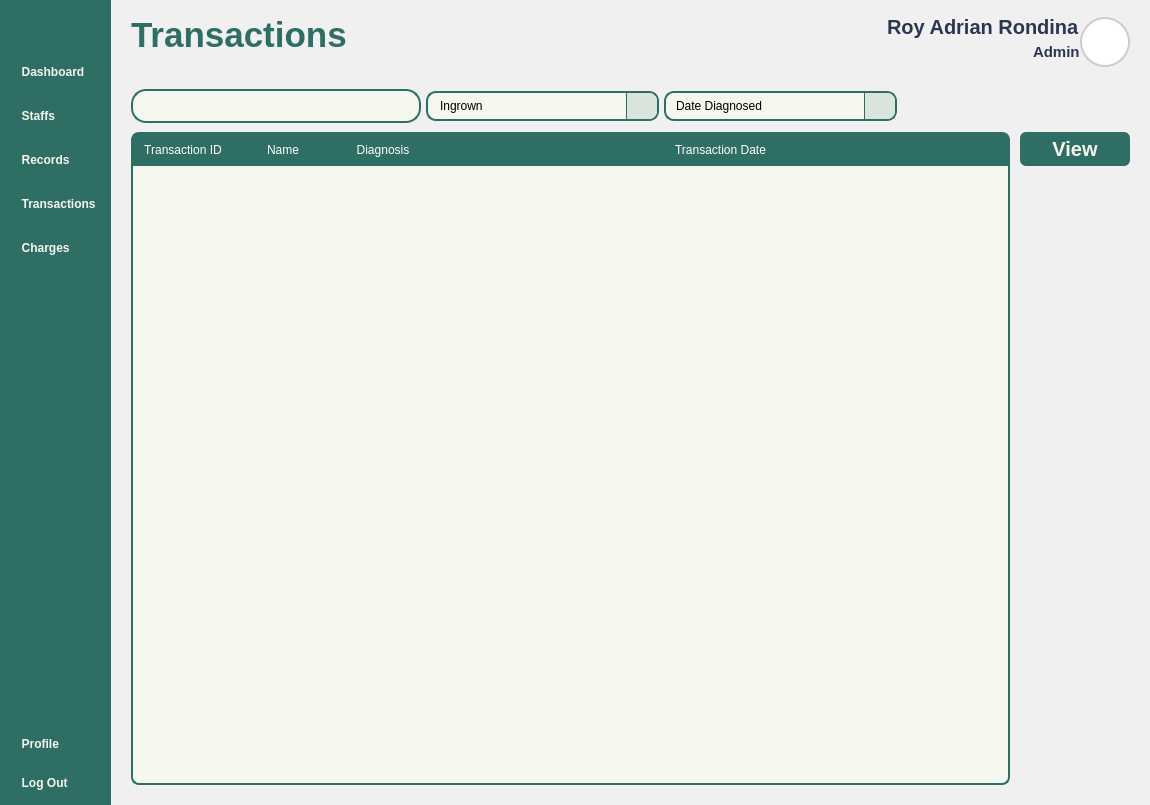
<?xml version="1.0" encoding="UTF-8"?>
<ui version="4.0">
 <class>MainWindow</class>
 <widget class="QMainWindow" name="MainWindow">
  <property name="windowModality">
   <enum>Qt::ApplicationModal</enum>
  </property>
  <property name="geometry">
   <rect>
    <x>0</x>
    <y>0</y>
    <width>1150</width>
    <height>805</height>
   </rect>
  </property>
  <property name="sizePolicy">
   <sizepolicy hsizetype="Expanding" vsizetype="Expanding">
    <horstretch>0</horstretch>
    <verstretch>0</verstretch>
   </sizepolicy>
  </property>
  <property name="baseSize">
   <size>
    <width>1150</width>
    <height>805</height>
   </size>
  </property>
  <property name="windowTitle">
   <string>MainWindow</string>
  </property>
  <property name="styleSheet">
   <string notr="true">#centralwidget {
	background-color: #f0f0f0;
}
*{
	padding: 0px;
	margin: 0px;
	border: 0px;
}
QPushButton {
	font: 900 16pt &quot;Satoshi Black&quot;;
	background-color: transparent;
 	border-radius: 10px;
	font-weight: bold;	
	color: #F4F7ED;
	text-align: left;
	padding: 5px 5px;
}
#NavBar {
    background-color: #2E6E65; 
}
QLabel {
	font: 900 10pt &quot;Satoshi Black&quot;;
	font-size: 20px;
	font-weight: bold;
	color: #2E6E65;
	qproperty-alignment: 'AlignLeft';
    qproperty-wordWrap: true;
	background: transparent;
}

</string>
  </property>
  <widget class="QWidget" name="centralwidget">
   <property name="sizePolicy">
    <sizepolicy hsizetype="Expanding" vsizetype="Expanding">
     <horstretch>0</horstretch>
     <verstretch>0</verstretch>
    </sizepolicy>
   </property>
   <layout class="QHBoxLayout" name="horizontalLayout_4">
    <property name="spacing">
     <number>0</number>
    </property>
    <property name="leftMargin">
     <number>0</number>
    </property>
    <property name="topMargin">
     <number>0</number>
    </property>
    <property name="rightMargin">
     <number>0</number>
    </property>
    <property name="bottomMargin">
     <number>0</number>
    </property>
    <item>
     <widget class="QWidget" name="NavBar" native="true">
      <property name="enabled">
       <bool>true</bool>
      </property>
      <property name="sizePolicy">
       <sizepolicy hsizetype="Fixed" vsizetype="Expanding">
        <horstretch>0</horstretch>
        <verstretch>0</verstretch>
       </sizepolicy>
      </property>
      <property name="minimumSize">
       <size>
        <width>0</width>
        <height>0</height>
       </size>
      </property>
      <property name="maximumSize">
       <size>
        <width>300</width>
        <height>16777215</height>
       </size>
      </property>
      <property name="autoFillBackground">
       <bool>false</bool>
      </property>
      <property name="styleSheet">
       <string notr="true"/>
      </property>
      <layout class="QVBoxLayout" name="verticalLayout">
       <property name="leftMargin">
        <number>10</number>
       </property>
       <property name="topMargin">
        <number>10</number>
       </property>
       <property name="rightMargin">
        <number>10</number>
       </property>
       <property name="bottomMargin">
        <number>10</number>
       </property>
       <item>
        <widget class="QPushButton" name="NavBarButton">
         <property name="toolTip">
          <string>View Main Dashboard</string>
         </property>
         <property name="styleSheet">
          <string notr="true">QPushButton {
	padding: 10px 8px;
}</string>
         </property>
         <property name="text">
          <string/>
         </property>
         <property name="icon">
          <iconset resource="../Images/resources.qrc">
           <normaloff>:/lucide/icons/align-justify.svg</normaloff>:/lucide/icons/align-justify.svg</iconset>
         </property>
         <property name="iconSize">
          <size>
           <width>35</width>
           <height>35</height>
          </size>
         </property>
        </widget>
       </item>
       <item>
        <spacer name="verticalSpacer_2">
         <property name="orientation">
          <enum>Qt::Vertical</enum>
         </property>
         <property name="sizeType">
          <enum>QSizePolicy::Preferred</enum>
         </property>
         <property name="sizeHint" stdset="0">
          <size>
           <width>10</width>
           <height>10</height>
          </size>
         </property>
        </spacer>
       </item>
       <item>
        <layout class="QVBoxLayout" name="MainButtons">
         <property name="spacing">
          <number>20</number>
         </property>
         <property name="sizeConstraint">
          <enum>QLayout::SetNoConstraint</enum>
         </property>
         <item>
          <widget class="QPushButton" name="DashboardButton">
           <property name="toolTip">
            <string>View Main Dashboard</string>
           </property>
           <property name="styleSheet">
            <string notr="true"/>
           </property>
           <property name="text">
            <string>  Dashboard</string>
           </property>
           <property name="icon">
            <iconset resource="../Images/resources.qrc">
             <normaloff>:/lucide/icons/layout-dashboard.svg</normaloff>:/lucide/icons/layout-dashboard.svg</iconset>
           </property>
           <property name="iconSize">
            <size>
             <width>40</width>
             <height>40</height>
            </size>
           </property>
          </widget>
         </item>
         <item>
          <widget class="QPushButton" name="StaffsButton">
           <property name="toolTip">
            <string>View Staff Record</string>
           </property>
           <property name="styleSheet">
            <string notr="true"/>
           </property>
           <property name="text">
            <string>  Staffs</string>
           </property>
           <property name="icon">
            <iconset resource="../Images/resources.qrc">
             <normaloff>:/lucide/icons/user-round-pen.svg</normaloff>:/lucide/icons/user-round-pen.svg</iconset>
           </property>
           <property name="iconSize">
            <size>
             <width>40</width>
             <height>40</height>
            </size>
           </property>
          </widget>
         </item>
         <item>
          <widget class="QPushButton" name="PatientsButton">
           <property name="toolTip">
            <string>View Patient Record</string>
           </property>
           <property name="styleSheet">
            <string notr="true"/>
           </property>
           <property name="text">
            <string>  Records</string>
           </property>
           <property name="icon">
            <iconset resource="../Images/resources.qrc">
             <normaloff>:/lucide/icons/file-text.svg</normaloff>:/lucide/icons/file-text.svg</iconset>
           </property>
           <property name="iconSize">
            <size>
             <width>40</width>
             <height>40</height>
            </size>
           </property>
          </widget>
         </item>
         <item>
          <widget class="QPushButton" name="TransactionsButton">
           <property name="toolTip">
            <string>View Transactions </string>
           </property>
           <property name="styleSheet">
            <string notr="true">QPushButton{
	font: 900 20pt &quot;Satoshi Black&quot;;	
}</string>
           </property>
           <property name="text">
            <string>  Transactions</string>
           </property>
           <property name="icon">
            <iconset resource="../Images/resources.qrc">
             <normaloff>:/lucide/icons/tickets.svg</normaloff>:/lucide/icons/tickets.svg</iconset>
           </property>
           <property name="iconSize">
            <size>
             <width>40</width>
             <height>40</height>
            </size>
           </property>
          </widget>
         </item>
         <item>
          <widget class="QPushButton" name="ChargesButton">
           <property name="toolTip">
            <string>View Reports and Overviews</string>
           </property>
           <property name="styleSheet">
            <string notr="true"/>
           </property>
           <property name="text">
            <string>  Charges</string>
           </property>
           <property name="icon">
            <iconset resource="../Images/resources.qrc">
             <normaloff>:/lucide/icons/hand-coins.svg</normaloff>:/lucide/icons/hand-coins.svg</iconset>
           </property>
           <property name="iconSize">
            <size>
             <width>40</width>
             <height>40</height>
            </size>
           </property>
          </widget>
         </item>
        </layout>
       </item>
       <item>
        <spacer name="verticalSpacer">
         <property name="orientation">
          <enum>Qt::Vertical</enum>
         </property>
         <property name="sizeHint" stdset="0">
          <size>
           <width>20</width>
           <height>40</height>
          </size>
         </property>
        </spacer>
       </item>
       <item>
        <layout class="QVBoxLayout" name="SettingButtons">
         <property name="spacing">
          <number>15</number>
         </property>
         <item>
          <widget class="QPushButton" name="ProfileButton">
           <property name="toolTip">
            <string>View Profile Settings</string>
           </property>
           <property name="styleSheet">
            <string notr="true"/>
           </property>
           <property name="text">
            <string>  Profile</string>
           </property>
           <property name="icon">
            <iconset resource="../Images/resources.qrc">
             <normaloff>:/lucide/icons/user-round-cog.svg</normaloff>:/lucide/icons/user-round-cog.svg</iconset>
           </property>
           <property name="iconSize">
            <size>
             <width>40</width>
             <height>40</height>
            </size>
           </property>
          </widget>
         </item>
         <item alignment="Qt::AlignVCenter">
          <widget class="QPushButton" name="LogOutButton">
           <property name="toolTip">
            <string>Log Out from your Account</string>
           </property>
           <property name="styleSheet">
            <string notr="true"/>
           </property>
           <property name="text">
            <string>  Log Out</string>
           </property>
           <property name="icon">
            <iconset resource="../Images/resources.qrc">
             <normaloff>:/lucide/icons/log-out.svg</normaloff>:/lucide/icons/log-out.svg</iconset>
           </property>
           <property name="iconSize">
            <size>
             <width>40</width>
             <height>40</height>
            </size>
           </property>
          </widget>
         </item>
        </layout>
       </item>
      </layout>
     </widget>
    </item>
    <item>
     <widget class="QFrame" name="MainBodyContainer">
      <property name="enabled">
       <bool>true</bool>
      </property>
      <property name="sizePolicy">
       <sizepolicy hsizetype="Expanding" vsizetype="Expanding">
        <horstretch>0</horstretch>
        <verstretch>0</verstretch>
       </sizepolicy>
      </property>
      <property name="styleSheet">
       <string notr="true">#Header {
	padding: 10px 20px;
padding-top: 15px;
}
QLabel {
    padding: 0px; 
}
#UserType {
	font: 300 10pt &quot;Lexend Light&quot;;
	font-size: 15px;
	color: #2B3752;
}
#UserName {
	font: 600 10pt &quot;Lexend SemiBold&quot;;
	font-size: 20px;
	color: #2B3752;
}
#InterfaceTitle{
	font-size: 35px;
}
QGraphicsView {
    border: 2px solid #ccc; 
    border-radius: 25px;
    background: white; 
}

</string>
      </property>
      <property name="frameShape">
       <enum>QFrame::StyledPanel</enum>
      </property>
      <property name="frameShadow">
       <enum>QFrame::Raised</enum>
      </property>
      <layout class="QVBoxLayout" name="verticalLayout_2">
       <property name="spacing">
        <number>0</number>
       </property>
       <property name="leftMargin">
        <number>0</number>
       </property>
       <property name="topMargin">
        <number>0</number>
       </property>
       <property name="rightMargin">
        <number>0</number>
       </property>
       <property name="bottomMargin">
        <number>0</number>
       </property>
       <item alignment="Qt::AlignTop">
        <widget class="QFrame" name="Header">
         <property name="sizePolicy">
          <sizepolicy hsizetype="Expanding" vsizetype="Expanding">
           <horstretch>0</horstretch>
           <verstretch>0</verstretch>
          </sizepolicy>
         </property>
         <property name="minimumSize">
          <size>
           <width>0</width>
           <height>80</height>
          </size>
         </property>
         <property name="maximumSize">
          <size>
           <width>16777215</width>
           <height>80</height>
          </size>
         </property>
         <property name="cursor">
          <cursorShape>ArrowCursor</cursorShape>
         </property>
         <property name="frameShape">
          <enum>QFrame::StyledPanel</enum>
         </property>
         <property name="frameShadow">
          <enum>QFrame::Raised</enum>
         </property>
         <layout class="QHBoxLayout" name="horizontalLayout_3">
          <property name="spacing">
           <number>0</number>
          </property>
          <property name="leftMargin">
           <number>0</number>
          </property>
          <property name="topMargin">
           <number>0</number>
          </property>
          <property name="rightMargin">
           <number>0</number>
          </property>
          <property name="bottomMargin">
           <number>0</number>
          </property>
          <item>
           <widget class="QLabel" name="InterfaceTitle">
            <property name="layoutDirection">
             <enum>Qt::LeftToRight</enum>
            </property>
            <property name="text">
             <string>Transactions</string>
            </property>
            <property name="alignment">
             <set>Qt::AlignLeading</set>
            </property>
           </widget>
          </item>
          <item>
           <layout class="QHBoxLayout" name="UserPanel">
            <property name="rightMargin">
             <number>0</number>
            </property>
            <item>
             <layout class="QVBoxLayout" name="UserInfo">
              <property name="spacing">
               <number>0</number>
              </property>
              <item alignment="Qt::AlignRight">
               <widget class="QLabel" name="UserName">
                <property name="text">
                 <string>Roy Adrian Rondina</string>
                </property>
                <property name="alignment">
                 <set>Qt::AlignLeading</set>
                </property>
               </widget>
              </item>
              <item alignment="Qt::AlignRight">
               <widget class="QLabel" name="UserType">
                <property name="text">
                 <string>Admin</string>
                </property>
                <property name="alignment">
                 <set>Qt::AlignLeading</set>
                </property>
               </widget>
              </item>
             </layout>
            </item>
            <item>
             <widget class="QFrame" name="Profile">
              <property name="sizePolicy">
               <sizepolicy hsizetype="Fixed" vsizetype="Fixed">
                <horstretch>0</horstretch>
                <verstretch>0</verstretch>
               </sizepolicy>
              </property>
              <property name="minimumSize">
               <size>
                <width>50</width>
                <height>50</height>
               </size>
              </property>
              <property name="maximumSize">
               <size>
                <width>50</width>
                <height>50</height>
               </size>
              </property>
              <property name="frameShape">
               <enum>QFrame::StyledPanel</enum>
              </property>
              <property name="frameShadow">
               <enum>QFrame::Raised</enum>
              </property>
              <layout class="QVBoxLayout" name="verticalLayout_3">
               <property name="spacing">
                <number>0</number>
               </property>
               <property name="leftMargin">
                <number>0</number>
               </property>
               <property name="topMargin">
                <number>0</number>
               </property>
               <property name="rightMargin">
                <number>0</number>
               </property>
               <property name="bottomMargin">
                <number>0</number>
               </property>
               <item>
                <widget class="QGraphicsView" name="ProfilePic">
                 <property name="enabled">
                  <bool>true</bool>
                 </property>
                 <property name="sizePolicy">
                  <sizepolicy hsizetype="Preferred" vsizetype="Preferred">
                   <horstretch>0</horstretch>
                   <verstretch>0</verstretch>
                  </sizepolicy>
                 </property>
                 <property name="minimumSize">
                  <size>
                   <width>0</width>
                   <height>0</height>
                  </size>
                 </property>
                </widget>
               </item>
              </layout>
             </widget>
            </item>
           </layout>
          </item>
         </layout>
        </widget>
       </item>
       <item>
        <widget class="QFrame" name="Body">
         <property name="sizePolicy">
          <sizepolicy hsizetype="Expanding" vsizetype="Expanding">
           <horstretch>0</horstretch>
           <verstretch>0</verstretch>
          </sizepolicy>
         </property>
         <property name="styleSheet">
          <string notr="true">QTableWidget {
    background-color: #F4F7ED;
    gridline-color: #D9E4DC;
    border: 2px solid #2E6E65;
    border-radius: 9px; 
}

QTableWidget::item {
    border: 1px solid #2E6E65;
}

QTableWidget::item:alternate {
    background-color: #E0E0E0;  
}

QTableWidget QHeaderView::section {
    background-color: #2E6E65;
    color: white;
    padding: 5px;
    font: bold 14px &quot;Segoe UI&quot;;
	border: 2px solid #2E6E65;
}

QTableWidget::item:selected {
    background-color: #CCE3D0;
    color: #2E6E65;
}
</string>
         </property>
         <property name="frameShape">
          <enum>QFrame::StyledPanel</enum>
         </property>
         <property name="frameShadow">
          <enum>QFrame::Raised</enum>
         </property>
         <layout class="QVBoxLayout" name="verticalLayout_4">
          <property name="leftMargin">
           <number>0</number>
          </property>
          <property name="topMargin">
           <number>0</number>
          </property>
          <property name="rightMargin">
           <number>0</number>
          </property>
          <property name="bottomMargin">
           <number>0</number>
          </property>
          <item>
           <widget class="QWidget" name="BodyLayout" native="true">
            <layout class="QVBoxLayout" name="verticalLayout_5">
             <property name="spacing">
              <number>0</number>
             </property>
             <property name="leftMargin">
              <number>20</number>
             </property>
             <property name="topMargin">
              <number>0</number>
             </property>
             <property name="rightMargin">
              <number>20</number>
             </property>
             <property name="bottomMargin">
              <number>20</number>
             </property>
             <item alignment="Qt::AlignTop">
              <widget class="QWidget" name="Buttons" native="true">
               <property name="sizePolicy">
                <sizepolicy hsizetype="Expanding" vsizetype="Preferred">
                 <horstretch>0</horstretch>
                 <verstretch>0</verstretch>
                </sizepolicy>
               </property>
               <property name="minimumSize">
                <size>
                 <width>0</width>
                 <height>0</height>
                </size>
               </property>
               <property name="styleSheet">
                <string notr="true">#SearchBar {
	background-color: #F4F7ED;
	border: 2px solid #2E6E65; 
    border-radius: 15px;
}
#Search{
	background-color: transparent ;
	font: 300 14pt &quot;Lexend Light&quot;;
}
#AddUserButton {
	padding: 0px 30px;
	text-align: center;
}
QComboBox {
    background-color: #F4F7ED;
    border: 2px solid #2E6E65;
    border-radius: 10px;
    padding: 5px 10px;
	font: 300 12pt &quot;Lexend Light&quot;;
}
QComboBox::drop-down {
    subcontrol-origin: padding;
    subcontrol-position: top right;
    width: 30px;
    border-left: 1px solid #2E6E65;
    background-color: #D9E4DC;
    border-top-right-radius: 8px;
    border-bottom-right-radius: 8px;
}
QComboBox::down-arrow {
    image: url(:/lucide/icons/chevron-down.svg);
    width: 20px;
    height: 20px;
}
QComboBox QAbstractItemView {
    background-color: #F4F7ED;
    selection-background-color: #CCE3D0;
    border: 1px solid #2E6E65;
    border-radius: 2px;
    outline: 0;  
	font: 300 12pt &quot;Lexend Light&quot;;
}

</string>
               </property>
               <layout class="QHBoxLayout" name="horizontalLayout">
                <property name="spacing">
                 <number>5</number>
                </property>
                <property name="leftMargin">
                 <number>0</number>
                </property>
                <property name="rightMargin">
                 <number>0</number>
                </property>
                <item>
                 <widget class="QWidget" name="SearchBar" native="true">
                  <property name="sizePolicy">
                   <sizepolicy hsizetype="Expanding" vsizetype="Fixed">
                    <horstretch>0</horstretch>
                    <verstretch>0</verstretch>
                   </sizepolicy>
                  </property>
                  <property name="minimumSize">
                   <size>
                    <width>290</width>
                    <height>0</height>
                   </size>
                  </property>
                  <property name="maximumSize">
                   <size>
                    <width>400</width>
                    <height>16777215</height>
                   </size>
                  </property>
                  <layout class="QHBoxLayout" name="horizontalLayout_2">
                   <property name="spacing">
                    <number>0</number>
                   </property>
                   <property name="leftMargin">
                    <number>0</number>
                   </property>
                   <property name="topMargin">
                    <number>5</number>
                   </property>
                   <property name="rightMargin">
                    <number>0</number>
                   </property>
                   <property name="bottomMargin">
                    <number>5</number>
                   </property>
                   <item>
                    <widget class="QPushButton" name="Icon">
                     <property name="text">
                      <string/>
                     </property>
                     <property name="icon">
                      <iconset resource="../Images/resources.qrc">
                       <normaloff>:/lucide/icons/search.svg</normaloff>:/lucide/icons/search.svg</iconset>
                     </property>
                     <property name="iconSize">
                      <size>
                       <width>30</width>
                       <height>30</height>
                      </size>
                     </property>
                    </widget>
                   </item>
                   <item>
                    <widget class="QLineEdit" name="Search">
                     <property name="sizePolicy">
                      <sizepolicy hsizetype="Expanding" vsizetype="Expanding">
                       <horstretch>0</horstretch>
                       <verstretch>0</verstretch>
                      </sizepolicy>
                     </property>
                    </widget>
                   </item>
                  </layout>
                 </widget>
                </item>
                <item>
                 <widget class="QComboBox" name="Diagnosis">
                  <property name="sizePolicy">
                   <sizepolicy hsizetype="Expanding" vsizetype="Fixed">
                    <horstretch>0</horstretch>
                    <verstretch>0</verstretch>
                   </sizepolicy>
                  </property>
                  <property name="minimumSize">
                   <size>
                    <width>0</width>
                    <height>0</height>
                   </size>
                  </property>
                  <property name="maximumSize">
                   <size>
                    <width>250</width>
                    <height>16777215</height>
                   </size>
                  </property>
                  <property name="editable">
                   <bool>true</bool>
                  </property>
                  <item>
                   <property name="text">
                    <string>Ingrown</string>
                   </property>
                  </item>
                  <item>
                   <property name="text">
                    <string>Kabag</string>
                   </property>
                  </item>
                  <item>
                   <property name="text">
                    <string>Panuhot</string>
                   </property>
                  </item>
                 </widget>
                </item>
                <item>
                 <widget class="QComboBox" name="Status">
                  <property name="sizePolicy">
                   <sizepolicy hsizetype="Expanding" vsizetype="Fixed">
                    <horstretch>0</horstretch>
                    <verstretch>0</verstretch>
                   </sizepolicy>
                  </property>
                  <property name="minimumSize">
                   <size>
                    <width>0</width>
                    <height>0</height>
                   </size>
                  </property>
                  <property name="maximumSize">
                   <size>
                    <width>250</width>
                    <height>16777215</height>
                   </size>
                  </property>
                  <item>
                   <property name="text">
                    <string>Date Diagnosed</string>
                   </property>
                  </item>
                  <item>
                   <property name="text">
                    <string>Gender</string>
                   </property>
                  </item>
                  <item>
                   <property name="text">
                    <string>Name (Aphabetical)</string>
                   </property>
                  </item>
                 </widget>
                </item>
                <item>
                 <spacer name="horizontalSpacer">
                  <property name="orientation">
                   <enum>Qt::Horizontal</enum>
                  </property>
                  <property name="sizeHint" stdset="0">
                   <size>
                    <width>30</width>
                    <height>20</height>
                   </size>
                  </property>
                 </spacer>
                </item>
               </layout>
              </widget>
             </item>
             <item>
              <widget class="QWidget" name="Transaction" native="true">
               <property name="sizePolicy">
                <sizepolicy hsizetype="Expanding" vsizetype="Expanding">
                 <horstretch>0</horstretch>
                 <verstretch>0</verstretch>
                </sizepolicy>
               </property>
               <property name="styleSheet">
                <string notr="true">QPushButton {
	font: 900 10pt &quot;Satoshi Black&quot;;
	background-color:  #2E6E65;
	border-radius: 6px;
	font-weight: bold;	
	font-size: 20px;
	color: #F4F7ED;
	text-align: center;
}</string>
               </property>
               <layout class="QHBoxLayout" name="horizontalLayout_5">
                <property name="spacing">
                 <number>10</number>
                </property>
                <property name="leftMargin">
                 <number>0</number>
                </property>
                <property name="topMargin">
                 <number>0</number>
                </property>
                <property name="rightMargin">
                 <number>0</number>
                </property>
                <property name="bottomMargin">
                 <number>0</number>
                </property>
                <item>
                 <widget class="QScrollArea" name="scrollArea">
                  <property name="styleSheet">
                   <string notr="true">QScrollBar:vertical{
     background: transparent;
     width: 10px;
     border-radius: 5px;
}
QScrollBar:horizontal  {
     background: transparent;
     height: 10px;
     border-radius: 5px;
}
QScrollBar::handle:vertical,
QScrollBar::handle:horizontal  {
    	background: #C0C0C0;
    	border-radius: 5px;
}
QScrollBar::handle:vertical:hover,
QScrollBar::handle:horizontal:hover {
    	background: #A0A0A0;
}
QScrollBar::add-line:vertical,
QScrollBar::sub-line:horizontal{
    	background: none;
    	border: none;
}

</string>
                  </property>
                  <property name="widgetResizable">
                   <bool>true</bool>
                  </property>
                  <widget class="QWidget" name="scrollAreaWidgetContents">
                   <property name="geometry">
                    <rect>
                     <x>0</x>
                     <y>0</y>
                     <width>735</width>
                     <height>637</height>
                    </rect>
                   </property>
                   <layout class="QVBoxLayout" name="verticalLayout_7">
                    <property name="spacing">
                     <number>0</number>
                    </property>
                    <property name="leftMargin">
                     <number>0</number>
                    </property>
                    <property name="topMargin">
                     <number>0</number>
                    </property>
                    <property name="rightMargin">
                     <number>0</number>
                    </property>
                    <property name="bottomMargin">
                     <number>0</number>
                    </property>
                    <item>
                     <widget class="QTableWidget" name="TransactionTable">
                      <property name="styleSheet">
                       <string notr="true">QTableWidget {
	background-color: #F4F7ED;
	gridline-color: transparent;
	border-radius: 8px;
	border: 2px solid #2E6E65;
}
QTableWidget::item {
	border: none;
	font:500 16pt &quot;Satoshi&quot;;
	color: #2B3752;
}
QTableWidget::item:selected {
	background-color: rgba(46, 110, 101, 0.3);
}
QTableWidget QHeaderView::section {
	background-color: #2E6E65;
	color: white;
	padding: 5px;
	font: 700 11pt &quot;Satoshi&quot;;
	border: 2px solid #2E6E65;
}</string>
                      </property>
                      <property name="sizeAdjustPolicy">
                       <enum>QAbstractScrollArea::AdjustToContents</enum>
                      </property>
                      <property name="cornerButtonEnabled">
                       <bool>true</bool>
                      </property>
                      <property name="columnCount">
                       <number>4</number>
                      </property>
                      <attribute name="horizontalHeaderHighlightSections">
                       <bool>true</bool>
                      </attribute>
                      <attribute name="horizontalHeaderStretchLastSection">
                       <bool>true</bool>
                      </attribute>
                      <column>
                       <property name="text">
                        <string>Transaction ID</string>
                       </property>
                      </column>
                      <column>
                       <property name="text">
                        <string>Name</string>
                       </property>
                      </column>
                      <column>
                       <property name="text">
                        <string>Diagnosis</string>
                       </property>
                      </column>
                      <column>
                       <property name="text">
                        <string>Transaction Date</string>
                       </property>
                      </column>
                     </widget>
                    </item>
                   </layout>
                  </widget>
                 </widget>
                </item>
                <item alignment="Qt::AlignTop">
                 <widget class="QWidget" name="widget" native="true">
                  <property name="minimumSize">
                   <size>
                    <width>110</width>
                    <height>0</height>
                   </size>
                  </property>
                  <layout class="QVBoxLayout" name="verticalLayout_6">
                   <property name="spacing">
                    <number>5</number>
                   </property>
                   <property name="leftMargin">
                    <number>0</number>
                   </property>
                   <property name="topMargin">
                    <number>0</number>
                   </property>
                   <property name="rightMargin">
                    <number>0</number>
                   </property>
                   <property name="bottomMargin">
                    <number>0</number>
                   </property>
                   <item>
                    <widget class="QPushButton" name="ViewTransaction">
                     <property name="text">
                      <string>View</string>
                     </property>
                    </widget>
                   </item>
                  </layout>
                 </widget>
                </item>
               </layout>
              </widget>
             </item>
            </layout>
           </widget>
          </item>
         </layout>
        </widget>
       </item>
      </layout>
     </widget>
    </item>
   </layout>
   <zorder>MainBodyContainer</zorder>
   <zorder>NavBar</zorder>
  </widget>
 </widget>
 <resources>
  <include location="../Images/resources.qrc"/>
 </resources>
 <connections/>
</ui>
